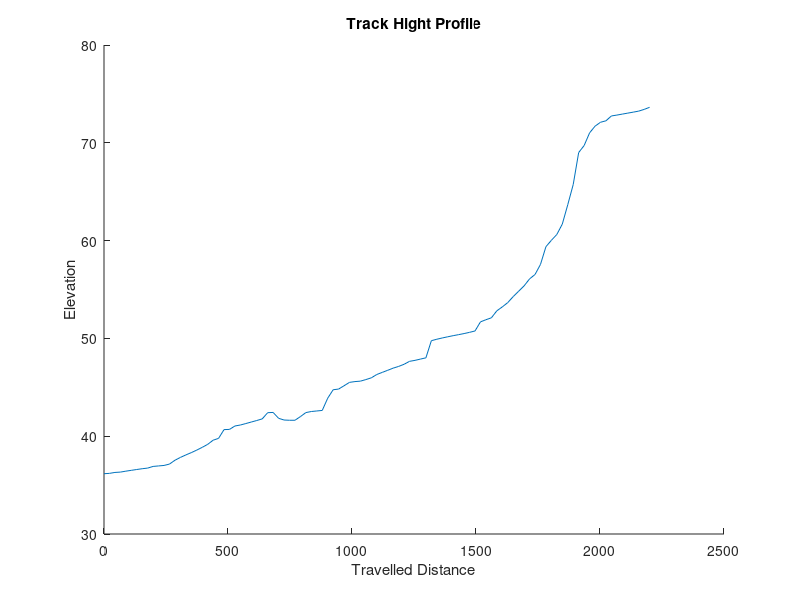

This chart was generated by the following MATLAB code: (Note: this script raises an error after producing the figure.)
%% Track Simulations
clear;
% Read track information
track = importdata('test1.csv', ';', 0);
travelledDistance = track(:,1);
elevation = track(:,2);

% Plot Hight Profile
figure(1);clf;hold on;
plot(travelledDistance, elevation);
xlabel('Travelled Distance');
ylabel('Elevation');
title('Track Hight Profile');


% Simulate
r = simulateTrack(track);

figure(2);clf;hold on;
colormap(summer);
x = travelledDistance; % displacement 
z = r.energy';
y = elevation; %Elevation
col = r.energy';  % This is the color, vary with x in this case., for instance velocity
[X,Y]=meshgrid(x,y);  
surface([x;x],[y;y],[z;z],...
        'facecol','no',...
        'edgecol','interp',...
        'linew',6);
title('Power Used on Track')


% figure(2);clf;hold on;
% plot(r.time, r.velocity);
% 
% figure(3);clf;hold on;
% plot(travelledDistance, r.velocity);

